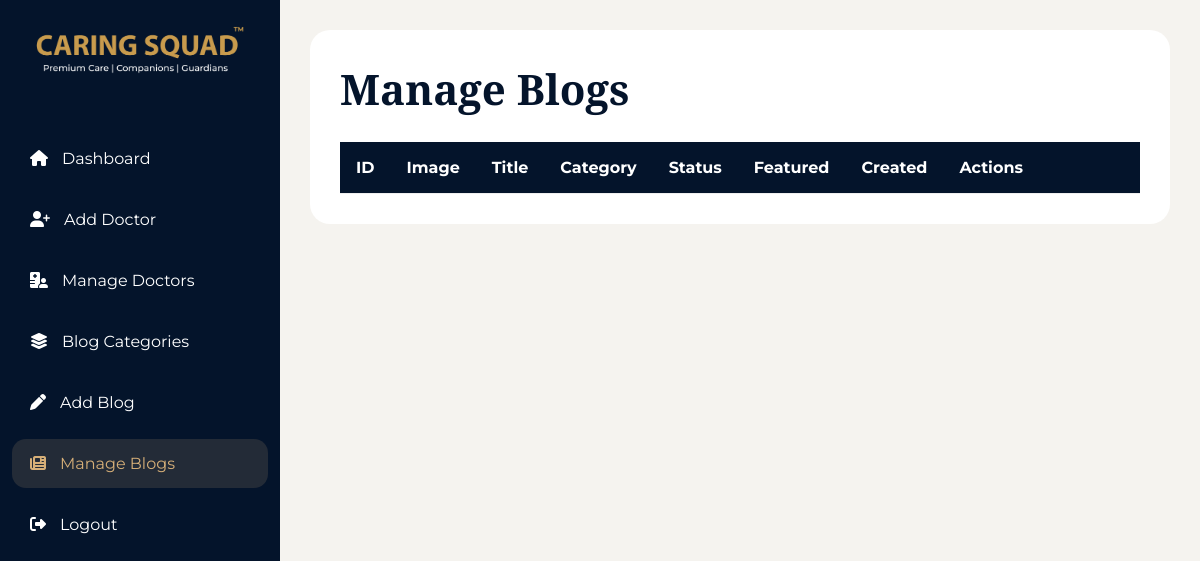
/admin/blog_list.php (signed in), run on an earlier commit of the app's database.
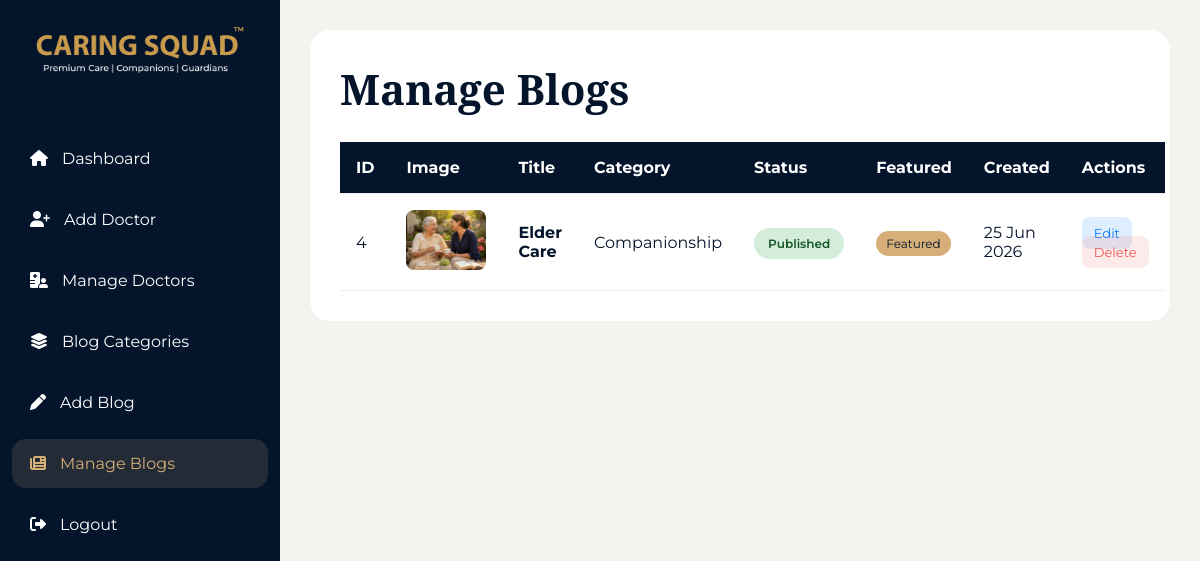
And on a later commit of the database.
### tables this page shows
CREATE TABLE `blogs` (
  `id` int(11) NOT NULL,
  `title` varchar(255) NOT NULL,
  `slug` varchar(255) NOT NULL,
  `category_id` int(11) NOT NULL,
  `featured_image` varchar(255) DEFAULT NULL,
  `excerpt` text DEFAULT NULL,
  `content` longtext DEFAULT NULL,
  `author` varchar(100) DEFAULT 'Caring Squad',
  `read_time` varchar(30) DEFAULT NULL,
  `status` enum('Published','Draft') DEFAULT 'Published',
  `featured` tinyint(1) DEFAULT 0,
  `views` int(11) DEFAULT 0,
  `created_at` timestamp NOT NULL DEFAULT current_timestamp()
);

CREATE TABLE `blog_categories` (
  `id` int(11) NOT NULL,
  `category_name` varchar(100) DEFAULT NULL,
  `status` tinyint(1) DEFAULT 1
);

### admin/blog_list.php (the view, shortened to what this page needs)
<?php
include '../db.php';
$blogs = mysqli_query(
    $conn,
    "SELECT
        blogs.*,
        blog_categories.category_name
     FROM blogs
     LEFT JOIN blog_categories
     ON blogs.category_id =
        blog_categories.id
     ORDER BY blogs.id ASC"
);
?>
<!DOCTYPE html>
<html>
<head>
<link rel="stylesheet"
href="https://cdnjs.cloudflare.com/ajax/libs/font-awesome/6.5.2/css/all.min.css">
</head>
<body>
<div class="dashboard-layout">
<aside class="sidebar">
<div class="sidebar-logo">
<img
src="../assets/images/caringsquad-logo.png"
class="brand-logo">
</div>
<ul class="sidebar-menu">
<li>
<a href="dashboard.php">
<i class="fa-solid fa-house"></i>
Dashboard
</a>
</li>
<li>
<a href="add-doctor.php">
<i class="fa-solid fa-user-plus"></i>
Add Doctor
</a>
</li>
<li>
<a href="manage.php">
<i class="fa-solid fa-hospital-user"></i>
Manage Doctors
</a>
</li>
<li>
<a href="blog_categories.php">
<i class="fa-solid fa-layer-group"></i>
Blog Categories
</a>
</li>
<li>
<a href="add_blog.php">
<i class="fa-solid fa-pen"></i>
Add Blog
</a>
</li>
<li>
<a href="blog_list.php"
class="active">
<i class="fa-solid fa-newspaper"></i>
Manage Blogs
</a>
</li>
<li>
<a href="logout.php">
<i class="fa-solid fa-right-from-bracket"></i>
Logout
</a>
</li>
</ul>
</aside>
<main class="main-content">
<div class="page-card">
<h1 class="page-title">
Manage Blogs
</h1>
<table>
<thead>
<tr>
<th>ID</th>
<th>Image</th>
<th>Title</th>
<th>Category</th>
<th>Status</th>
<th>Featured</th>
<th>Created</th>
<th width="220">Actions</th>
</tr>
</thead>
<tbody>
<?php while($blog = mysqli_fetch_assoc($blogs)){ ?>
<tr>
<td>
<?php echo $blog['id']; ?>
</td>
<td>
<?php if(!empty($blog['featured_image'])){ ?>
<img
src="../uploads/blogs/<?php echo $blog['featured_image']; ?>"
class="blog-thumb">
<?php } else { ?>
No Image
<?php } ?>
</td>
<td>
<strong>
<?php echo $blog['title']; ?>
</strong>
</td>
<td>
<?php echo $blog['category_name']; ?>
</td>
<td>
<?php if($blog['status']=='Published'){ ?>
<span class="status published">
Published
</span>
<?php } else { ?>
<span class="status draft">
Draft
</span>
<?php } ?>
</td>
<td>
<?php if($blog['featured']==1){ ?>
<span class="featured">
Featured
</span>
<?php } else { ?>
-
<?php } ?>
</td>
<td>
<?php
echo date(
'd M Y',
strtotime($blog['created_at'])
);
?>
</td>
<td>
<a
href="edit_blog.php?id=<?php echo $blog['id']; ?>"
class="action-btn edit">
Edit
</a>
<a
href="?delete=<?php echo $blog['id']; ?>"
class="action-btn delete"
onclick="return confirm('Delete this blog?')">
Delete
</a>
</td>
</tr>
<?php } ?>
</tbody>
</table>
</div>
</main>
</div>
</body>
</html>

What changed in the data, as far as the page shows it:
added blogs: id "4", featured_image (picture), title "Elder Care", blog_categories.category_name "Companionship", status "Published", featured "Featured", created_at "25 Jun 2026"
